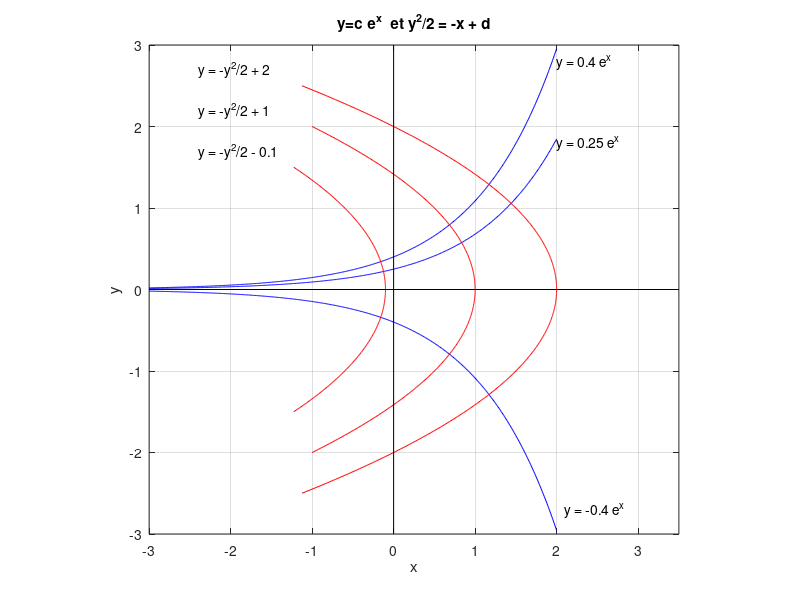

Recreate this plot in MATLAB.
close all




% Family of curves  y = c e^x

x=-3:0.01:2;
y = 0.25 * exp(x);
plot(x,y,'b')
hold on
grid on
axis equal
text(2 , 1.8, 'y = 0.25 e^x')

y = 0.4 * exp(x);
plot(x,y,'b')
text(2 , 2.8, 'y = 0.4 e^x')

y = -0.4 * exp(x);
plot(x,y,'b')
text(2.1 , -2.7, 'y = -0.4 e^x')

% Family of curves  x = -y^2/2 + d

y = -2.5:0.01:2.5;
x = - y.^2/2 + 2;
plot(x,y,'r')
text(-2.4 , 2.7, 'y = -y^2/2 + 2')

y = -2:0.01:2;
x = - y.^2/2 + 1;
plot(x,y,'r')
text(-2.4 , 2.2, 'y = -y^2/2 + 1')

y = -1.5:0.01:1.5;
x = - y.^2/2 - 0.1;
plot(x,y,'r')
text(-2.4 , 1.7, 'y = -y^2/2 - 0.1')

% x axis
x = [ -3, 3.5];
y = [0 ,0];
plot(x,y,'k');

% y axis
x = [0 ,0];
y = [ -3, 3];
plot(x,y,'k');

title('y=c e^x  et y^2/2 = -x + d')
xlabel('x')
ylabel('y')
axis([-3,3.5,-3,3])
